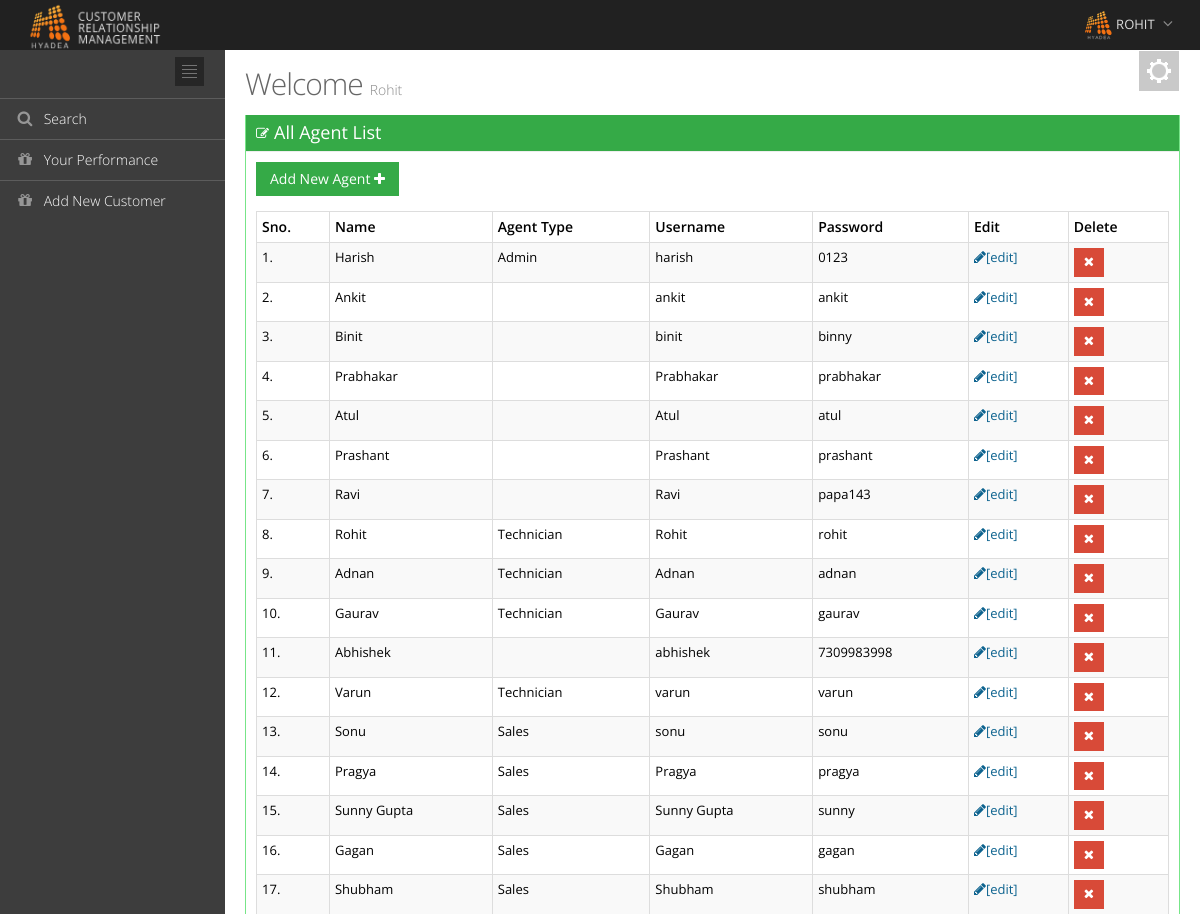
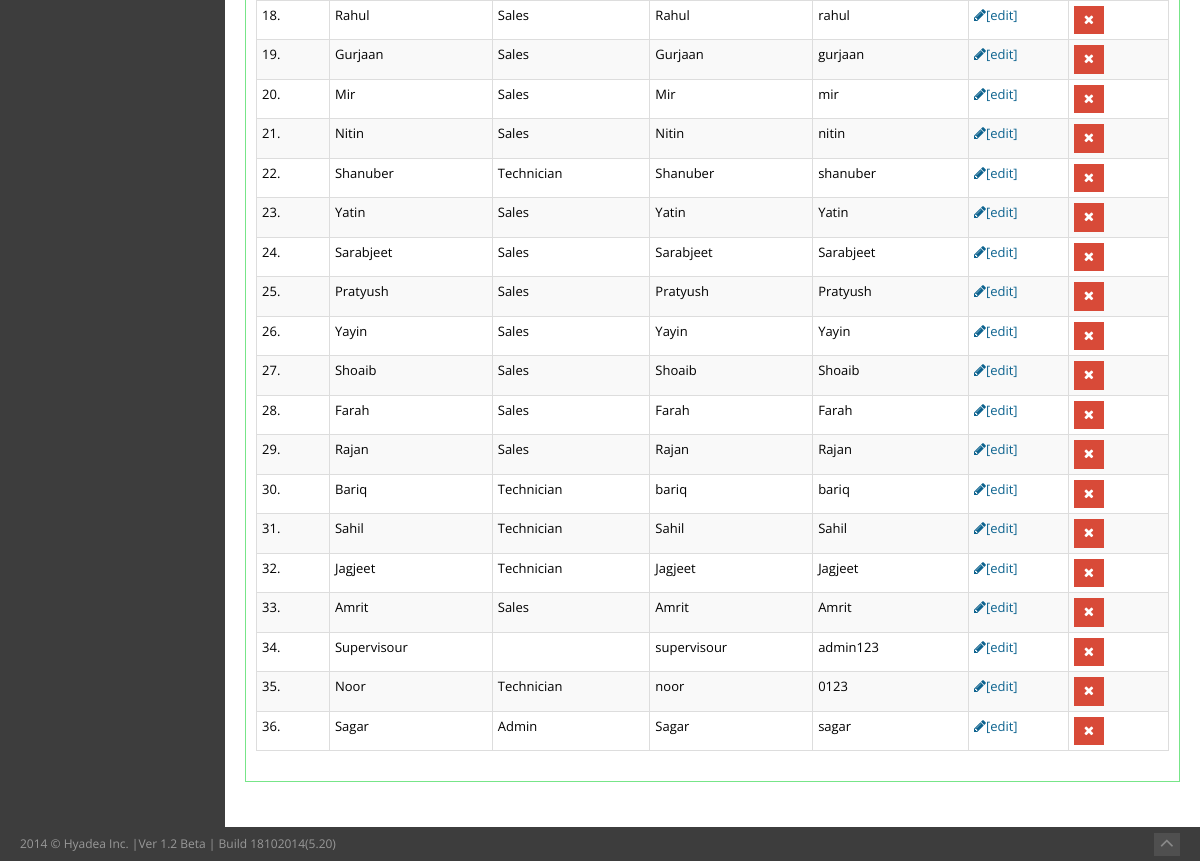
The app's page /agent_list_new.php (signed in) with its own data (2 pictures, top to bottom).
### tables this page shows
CREATE TABLE IF NOT EXISTS `users` (
  `id` int(11) NOT NULL AUTO_INCREMENT,
  `username` varchar(50) NOT NULL,
  `agent_type` int(2) NOT NULL,
  `email` varchar(200) NOT NULL,
  `password` varchar(15) NOT NULL,
  PRIMARY KEY (`id`)
);

### agent_list_new.php (the view, shortened to what this page needs)
<?php
    include('includes/l_header.php');
   ?>
<body class="page-header-fixed">
<?php include('includes/main_header.php');?>
<div class="page-container">
	<?php include_once('includes/left_sidebar.php');?>
	<div class="page-content-wrapper">
		<div class="page-content">
			<?php include_once('includes/setting.php'); ?>
			<div class="row">
				<div class="col-md-12">
					<h3 class="page-title">
                                            Welcome <small><?php echo ucfirst($_SESSION['username']);?></small>
					</h3>
				</div>
			</div>
			<div class="row">
                            <div class="col-md-12">
					<div class="portlet box green">
						<div class="portlet-title">
							<div class="caption">
								<i class="fa fa-edit"></i>All Agent List
							</div>
						</div>
						<div class="portlet-body  flip-scroll">
							<div class="table-toolbar">
								<div class="btn-group">
                                                                    <a href="add_new_agent.php"><button id="sample_editable_1_new" class="btn green">
									Add New Agent <i class="fa fa-plus"></i>
                                                                        </button></a>
								</div>
							</div>
							<table class="table table-bordered table-striped table-condensed flip-content">
							<thead class="flip-content">
							<tr>
                                                            <th>Sno.</th>
                                                            <th>Name</th>
                                                            <th>Agent Type</th>
                                                            <th>Username</th>
                                                            <th>Password</th>
                                                            <th>Edit</th>
                                                            <th>Delete</th>
							</tr>
							</thead>
							<tbody>
                                                        <?php
                                                            $query = mysql_query("SELECT * FROM `users` where `id` >1");
                                                            $result_count = mysql_num_rows($query);
                                                            if($result_count>0){
                                                            $i = 1;
                                                            while($result_data = mysql_fetch_array($query))
                                                             {
                                                        ?>
                                                        <tr>
                                                            <td><?php echo $i++; ?>.</td>
                                                            <td> <?php echo ucfirst($result_data['username']); ?> </td>
                                                            <td> <?php if($result_data['agent_type']==1)
															{ echo 'Technician'; }
															if($result_data['agent_type']==2)
															{ echo 'Sales';}
															if($result_data['agent_type']==3)
															{ echo 'Admin';} ?> </td>
                                                            <td> <?php echo $result_data['username']; ?> </td>
                                                            <td> <?php echo $result_data['password']; ?> </td>
                                                            <td><a id="pencil" href="edit_agent_new.php?id=<?php echo $result_data['id']?>">
                                                                <i class="fa fa-pencil"></i>[edit] </a>  </td>
                                                            <td><a class="delete" href="delete.php?id=<?php echo $result_data['id']?>" onClick = "javascript: return confirm('Are you SURE you wish to do this?');"><button class="btn btn-sm red filter-cancel"><i class="fa fa-times"></i></button></a> </td>
                                                        </tr>
                                                        <?php }}?>
							</tbody>
							</table>
						</div>
					</div>
				</div>
          </div>
        </div>
			</div>
		</div>
<?php include('includes/footer.php');?>

### includes/l_header.php (shortened to what this page needs)
<!DOCTYPE html>
<html lang="en" class="no-js">
<head>
<link href="assets/plugins/font-awesome/css/font-awesome.min.css" rel="stylesheet" type="text/css"/>
<link href="assets/plugins/bootstrap/css/bootstrap.min.css" rel="stylesheet" type="text/css"/>
<link href="assets/plugins/uniform/css/uniform.default.css" rel="stylesheet" type="text/css"/>
<link rel="stylesheet" type="text/css" href="assets/plugins/select2/select2.css"/>
<link rel="stylesheet" type="text/css" href="assets/plugins/select2/select2-metronic.css"/>
<link rel="stylesheet" type="text/css" href="assets/plugins/bootstrap-wysihtml5/bootstrap-wysihtml5.css"/>
<link rel="stylesheet" type="text/css" href="assets/plugins/bootstrap-markdown/css/bootstrap-markdown.min.css">
<link rel="stylesheet" type="text/css" href="assets/plugins/clockface/css/clockface.css"/>
<link rel="stylesheet" type="text/css" href="assets/plugins/bootstrap-datepicker/css/datepicker.css"/>
<link rel="stylesheet" type="text/css" href="assets/plugins/bootstrap-timepicker/css/bootstrap-timepicker.min.css"/>
<link rel="stylesheet" type="text/css" href="assets/plugins/bootstrap-colorpicker/css/colorpicker.css"/>
<link rel="stylesheet" type="text/css" href="assets/plugins/bootstrap-daterangepicker/daterangepicker-bs3.css"/>
<link rel="stylesheet" type="text/css" href="assets/plugins/bootstrap-datetimepicker/css/datetimepicker.css"/>
<link href="assets/plugins/jquery-file-upload/blueimp-gallery/blueimp-gallery.min.css" rel="stylesheet"/>
<link href="assets/plugins/jquery-file-upload/css/jquery.fileupload.css" rel="stylesheet"/>
<link href="assets/plugins/jquery-file-upload/css/jquery.fileupload-ui.css" rel="stylesheet"/>
<link href="assets/css/style-metronic.css" rel="stylesheet" type="text/css"/>
<link href="assets/css/style.css" rel="stylesheet" type="text/css"/>
<link href="assets/css/style-responsive.css" rel="stylesheet" type="text/css"/>
<link href="assets/css/plugins.css" rel="stylesheet" type="text/css"/>
<link href="assets/css/themes/default.css" rel="stylesheet" type="text/css" id="style_color"/>
<link href="assets/css/pages/login-soft.css" rel="stylesheet" type="text/css"/>
<link href="assets/css/custom.css" rel="stylesheet" type="text/css"/>
</head>

### includes/main_header.php (shortened to what this page needs)
<div class="header navbar navbar-fixed-top">
	<div class="header-inner">
                <a class="navbar-brand" href="#">
                    <img src="assets/img/logo-big.png" height="50" width="150" alt="logo" class="img-responsive"/>
		</a>
		<ul class="nav navbar-nav pull-right">
			<li class="dropdown user">
				<a href="#" class="dropdown-toggle" data-toggle="dropdown" data-hover="dropdown" data-close-others="true">
					<img alt="" src="assets/img/avatar1_small.png"/>
					<span class="username">
						 <?php echo @$_SESSION['username'];?>
					</span>
					<i class="fa fa-angle-down"></i>
				</a>
			</li>
		</ul>
	</div>
</div>

### includes/left_sidebar.php (shortened to what this page needs)
<div class="page-sidebar-wrapper">
		<div class="page-sidebar navbar-collapse collapse">
			<ul class="page-sidebar-menu" data-auto-scroll="true" data-slide-speed="200">
				<li class="sidebar-toggler-wrapper">
					<div class="sidebar-toggler hidden-phone">
					</div>
				</li>
				<li>
					<a href="search_new.php">
						<i class="fa fa-search"></i>
						<span class="title">
							Search
						</span>
					</a>
				</li>
                                 <?php if( @$_SESSION['agent_type'] == '3' || @$_SESSION['email']=='t.gupta@hyadea.com' && @$_SESSION['username']=='super@dmin')  {?>
                                <li>
                                    <a href="all_customer_data.php">
                                            <i class="fa fa-gift"></i>
                                            <span class="title">
                                                    All Customer Data
                                            </span>
                                    </a>
                                </li>
                                 <?php } if(@$_SESSION['username']!='super@dmin'){?>
                                <li>
                                    <a href="persale.php">
                                            <i class="fa fa-gift"></i>
                                            <span class="title">
                                                    Your Performance
                                            </span>
                                    </a>
								</li>
								<?php }?>
                                <li>
                                    <a href="customer_data.php">
                                            <i class="fa fa-gift"></i>
                                            <span class="title">
                                                    Add New Customer
                                            </span>
                                    </a>
				</li>
			</ul>
		</div>
	</div>

### includes/setting.php (shortened to what this page needs)
<div class="theme-panel hidden-xs hidden-sm">
        <div class="toggler">
        </div>
</div>

### includes/footer.php (shortened to what this page needs)
<div class="footer">
	<div class="footer-inner">
            2014 &copy; Hyadea Inc. |<span style="float: right; color: #999999;"> Ver 1.2 Beta | Build 18102014(5.20)</span>
	</div>
	<div class="footer-tools">
                <span class="go-top">
			<i class="fa fa-angle-up"></i>
		</span>
	</div>
</div>
</body>
</html>

### assets/css/style-metronic.css (style rules this page uses)
div, input, select, textarea, span, img, table, td, th, p, a, button, ul, code, pre, li { -webkit-border-radius: 0 !important; -moz-border-radius: 0 !important; border-radius: 0 !important; }
.btn { border-width: 0; padding: 7px 14px; font-size: 14px; outline: none !important; -webkit-box-shadow: none !important; -moz-box-shadow: none !important; box-shadow: none !important; -webkit-border-radius: 0 !important; -moz-border-radius: 0 !important; border-radius: 0 !important; text-shadow: none; }
.btn.red { color: white; text-shadow: none; background-color: #d84a38; }
.btn.green { color: white; text-shadow: none; background-color: #35aa47; }
.btn > i { font-size: 14px; }
.btn-sm, .btn-xs { padding: 4px 10px 5px 10px; font-size: 13px; line-height: 1.5; }
.btn-sm > i, .btn-xs > i { font-size: 13px; }
.table thead > tr > th { border-bottom: 0; }

### assets/css/style-responsive.css (style rules this page uses)
@media (min-width: 992px) { .page-sidebar { width: 225px; float: left; position: relative; margin-right: -100%; } }
@media (min-width: 992px) { .page-sidebar.navbar-collapse { max-height: none !important; } }
@media (min-width: 992px) { .page-content-wrapper { float: left; width: 100%; } }
@media (min-width: 992px) { .page-content { margin-left: 225px; margin-top: 0px; min-height: 600px; padding: 25px 20px 20px 20px; } }
@media (min-width: 992px) { .footer { clear: left; } }

### assets/css/themes/default.css (style rules this page uses)
body { background-color: #3d3d3d !important; }
.header { filter: none !important; background-image: none !important; background-color: #212121 !important; }
.header .navbar-nav li.dropdown .dropdown-toggle i { color: #8a8a8a !important; }
.page-sidebar { background-color: #3d3d3d; }
ul.page-sidebar-menu > li > a { border-top: 1px solid #5c5c5c !important; color: #ffffff !important; }
ul.page-sidebar-menu > li:last-child > a { border-bottom: 1px solid transparent !important; }
ul.page-sidebar-menu > li a i { color: #969696; }
.sidebar-toggler { background-image: url(../../img/sidebar-toggler.jpg); background-color: #242424; }
.footer .footer-inner { color: #999999; }
.footer .footer-tools .go-top { background-color: #4f4f4f; }
.footer .footer-tools .go-top i { color: #8a8a8a; }

### records on screen
users: username "Harish", agent_type "Admin", username "harish", password "0123"
users: username "Ankit", username "ankit", password "ankit"
users: username "Binit", username "binit", password "binny"
users: username "Prabhakar", password "prabhakar"
users: username "Atul", password "atul"
users: username "Prashant", password "prashant"
users: username "Ravi", password "papa143"
users: username "Rohit", agent_type "Technician", password "rohit"
users: username "Adnan", agent_type "Technician", password "adnan"
users: username "Gaurav", agent_type "Technician", password "gaurav"
users: username "Abhishek", username "abhishek", password "7309983998"
users: username "Varun", agent_type "Technician", username "varun", password "varun"
users: username "Sonu", agent_type "Sales", username "sonu", password "sonu"
users: username "Pragya", agent_type "Sales", password "pragya"
users: username "Sunny Gupta", agent_type "Sales", password "sunny"
users: username "Gagan", agent_type "Sales", password "gagan"
users: username "Shubham", agent_type "Sales", password "shubham"
users: username "Rahul", agent_type "Sales", password "rahul"
users: username "Gurjaan", agent_type "Sales", password "gurjaan"
users: username "Mir", agent_type "Sales", password "mir"
users: username "Nitin", agent_type "Sales", password "nitin"
users: username "Shanuber", agent_type "Technician", password "shanuber"
users: username "Yatin", agent_type "Sales", password "Yatin"
users: username "Sarabjeet", agent_type "Sales", password "Sarabjeet"
users: username "Pratyush", agent_type "Sales", password "Pratyush"
users: username "Yayin", agent_type "Sales", password "Yayin"
users: username "Shoaib", agent_type "Sales", password "Shoaib"
users: username "Farah", agent_type "Sales", password "Farah"
users: username "Rajan", agent_type "Sales", password "Rajan"
users: username "Bariq", agent_type "Technician", username "bariq", password "bariq"
users: username "Sahil", agent_type "Technician", password "Sahil"
users: username "Jagjeet", agent_type "Technician", password "Jagjeet"
users: username "Amrit", agent_type "Sales", password "Amrit"
users: username "Supervisour", username "supervisour", password "admin123"
users: username "Noor", agent_type "Technician", username "noor", password "0123"
users: username "Sagar", agent_type "Admin", password "sagar"

### other values on screen
$_SESSION['username'] "Rohit"
